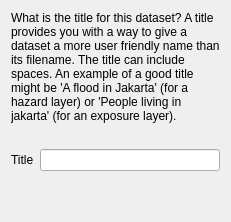
       <widget class="QWidget" name="pg13Title">
        <layout class="QVBoxLayout" name="verticalLayout_7">
         <item>
          <widget class="QLabel" name="lblSelectTitle">
           <property name="styleSheet">
            <string notr="true">font: 11pt &quot;Ubuntu&quot;;</string>
           </property>
           <property name="text">
            <string>&lt;html&gt;&lt;head/&gt;&lt;body&gt;&lt;p&gt;What is the title for this dataset? A title provides you with a way to give a dataset a more user friendly name than its filename. The title can include spaces. An example of a good title might be 'A flood in Jakarta' (for a hazard layer) or 'People living in jakarta' (for an exposure layer).&lt;/p&gt;&lt;/body&gt;&lt;/html&gt;</string>
           </property>
           <property name="alignment">
            <set>Qt::AlignLeading|Qt::AlignLeft|Qt::AlignTop</set>
           </property>
           <property name="wordWrap">
            <bool>true</bool>
           </property>
          </widget>
         </item>
         <item>
          <spacer name="verticalSpacer_7">
           <property name="orientation">
            <enum>Qt::Vertical</enum>
           </property>
           <property name="sizeType">
            <enum>QSizePolicy::Fixed</enum>
           </property>
           <property name="sizeHint" stdset="0">
            <size>
             <width>20</width>
             <height>20</height>
            </size>
           </property>
          </spacer>
         </item>
         <item>
          <layout class="QGridLayout" name="gridLayout_5">
           <item row="0" column="0">
            <widget class="QLabel" name="lblTitle">
             <property name="styleSheet">
              <string notr="true">font: 11pt &quot;Ubuntu&quot;;</string>
             </property>
             <property name="text">
              <string>Title</string>
             </property>
             <property name="buddy">
              <cstring>leTitle</cstring>
             </property>
            </widget>
           </item>
           <item row="0" column="1">
            <widget class="QLineEdit" name="leTitle">
             <property name="styleSheet">
              <string notr="true">font: 11pt &quot;Ubuntu&quot;;</string>
             </property>
            </widget>
           </item>
          </layout>
         </item>
         <item>
          <spacer name="verticalSpacer_6">
           <property name="orientation">
            <enum>Qt::Vertical</enum>
           </property>
           <property name="sizeHint" stdset="0">
            <size>
             <width>20</width>
             <height>40</height>
            </size>
           </property>
          </spacer>
         </item>
        </layout>
       </widget>
